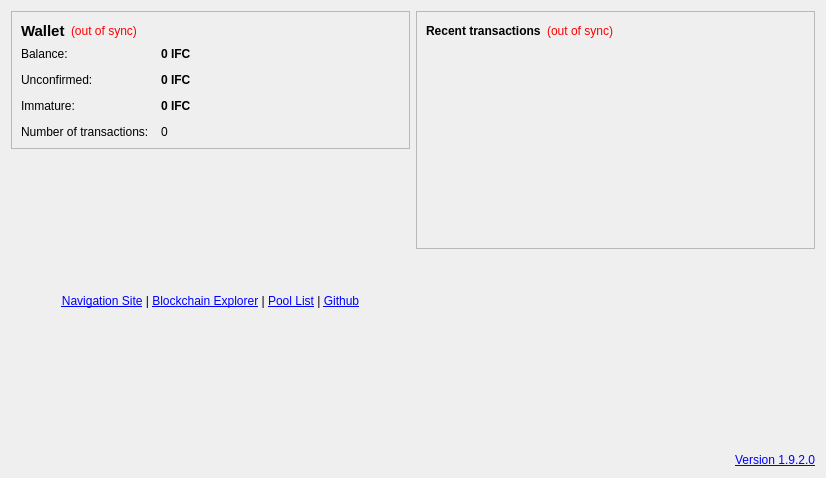
<?xml version="1.0" encoding="UTF-8"?>
<ui version="4.0">
 <class>OverviewPage</class>
 <widget class="QWidget" name="OverviewPage">
  <property name="geometry">
   <rect>
    <x>0</x>
    <y>0</y>
    <width>826</width>
    <height>478</height>
   </rect>
  </property>
  <property name="windowTitle">
   <string>Form</string>
  </property>
  <layout class="QHBoxLayout" name="horizontalLayout" stretch="1,1">
   <item>
    <layout class="QVBoxLayout" name="verticalLayout_2">
     <item>
      <widget class="QFrame" name="frame">
       <property name="frameShape">
        <enum>QFrame::StyledPanel</enum>
       </property>
       <property name="frameShadow">
        <enum>QFrame::Raised</enum>
       </property>
       <layout class="QVBoxLayout" name="verticalLayout_4">
        <item>
         <layout class="QHBoxLayout" name="horizontalLayout_4">
          <item>
           <widget class="QLabel" name="label_5">
            <property name="font">
             <font>
              <pointsize>11</pointsize>
              <weight>75</weight>
              <bold>true</bold>
             </font>
            </property>
            <property name="text">
             <string>Wallet</string>
            </property>
           </widget>
          </item>
          <item>
           <widget class="QLabel" name="labelWalletStatus">
            <property name="toolTip">
             <string>The displayed information may be out of date. Your wallet automatically synchronizes with the Infinitecoin network after a connection is established, but this process has not completed yet.</string>
            </property>
            <property name="styleSheet">
             <string notr="true">QLabel { color: red; }</string>
            </property>
            <property name="text">
             <string notr="true">(out of sync)</string>
            </property>
            <property name="alignment">
             <set>Qt::AlignLeading|Qt::AlignLeft|Qt::AlignVCenter</set>
            </property>
           </widget>
          </item>
          <item>
           <spacer name="horizontalSpacer_2">
            <property name="orientation">
             <enum>Qt::Horizontal</enum>
            </property>
            <property name="sizeHint" stdset="0">
             <size>
              <width>40</width>
              <height>20</height>
             </size>
            </property>
           </spacer>
          </item>
         </layout>
        </item>
        <item>
         <layout class="QFormLayout" name="formLayout_2">
          <property name="fieldGrowthPolicy">
           <enum>QFormLayout::AllNonFixedFieldsGrow</enum>
          </property>
          <property name="horizontalSpacing">
           <number>12</number>
          </property>
          <property name="verticalSpacing">
           <number>12</number>
          </property>
          <item row="0" column="0">
           <widget class="QLabel" name="label">
            <property name="text">
             <string>Balance:</string>
            </property>
           </widget>
          </item>
          <item row="0" column="1">
           <widget class="QLabel" name="labelBalance">
            <property name="font">
             <font>
              <weight>75</weight>
              <bold>true</bold>
             </font>
            </property>
            <property name="cursor">
             <cursorShape>IBeamCursor</cursorShape>
            </property>
            <property name="toolTip">
             <string>Your current balance</string>
            </property>
            <property name="text">
             <string notr="true">0 IFC</string>
            </property>
            <property name="textInteractionFlags">
             <set>Qt::LinksAccessibleByMouse|Qt::TextSelectableByKeyboard|Qt::TextSelectableByMouse</set>
            </property>
           </widget>
          </item>
          <item row="1" column="0">
           <widget class="QLabel" name="label_3">
            <property name="text">
             <string>Unconfirmed:</string>
            </property>
           </widget>
          </item>
          <item row="1" column="1">
           <widget class="QLabel" name="labelUnconfirmed">
            <property name="font">
             <font>
              <weight>75</weight>
              <bold>true</bold>
             </font>
            </property>
            <property name="cursor">
             <cursorShape>IBeamCursor</cursorShape>
            </property>
            <property name="toolTip">
             <string>Total of transactions that have yet to be confirmed, and do not yet count toward the current balance</string>
            </property>
            <property name="text">
             <string notr="true">0 IFC</string>
            </property>
            <property name="textInteractionFlags">
             <set>Qt::LinksAccessibleByMouse|Qt::TextSelectableByKeyboard|Qt::TextSelectableByMouse</set>
            </property>
           </widget>
          </item>
          <item row="2" column="0">
           <widget class="QLabel" name="labelImmatureText">
            <property name="text">
             <string>Immature:</string>
            </property>
           </widget>
          </item>
          <item row="2" column="1">
           <widget class="QLabel" name="labelImmature">
            <property name="font">
             <font>
              <weight>75</weight>
              <bold>true</bold>
             </font>
            </property>
            <property name="toolTip">
             <string>Mined balance that has not yet matured</string>
            </property>
            <property name="text">
             <string notr="true">0 IFC</string>
            </property>
            <property name="textInteractionFlags">
             <set>Qt::LinksAccessibleByMouse|Qt::TextSelectableByKeyboard|Qt::TextSelectableByMouse</set>
            </property>
           </widget>
          </item>
          <item row="3" column="0">
           <widget class="QLabel" name="label_2">
            <property name="text">
             <string>Number of transactions:</string>
            </property>
           </widget>
          </item>
          <item row="3" column="1">
           <widget class="QLabel" name="labelNumTransactions">
            <property name="toolTip">
             <string>Total number of transactions in wallet</string>
            </property>
            <property name="text">
             <string notr="true">0</string>
            </property>
           </widget>
          </item>
         </layout>
        </item>
       </layout>
      </widget>
     </item>
     <item>
      <spacer name="verticalSpacer">
       <property name="orientation">
        <enum>Qt::Vertical</enum>
       </property>
       <property name="sizeHint" stdset="0">
        <size>
         <width>20</width>
         <height>40</height>
        </size>
       </property>
      </spacer>
     </item>
     <item>
      <widget class="QLabel" name="label_7">
       <property name="minimumSize">
        <size>
         <width>0</width>
         <height>32</height>
        </size>
       </property>
       <property name="styleSheet">
        <string notr="true"/>
       </property>
       <property name="text">
        <string>&lt;html&gt;&lt;head/&gt;&lt;body&gt;&lt;p&gt;&lt;a href=&quot;http://www.ifc123.top/?r=ifc1910&quot;&gt;&lt;span style=&quot; text-decoration: underline; color:#0000ff;&quot;&gt;Navigation Site&lt;/span&gt;&lt;/a&gt; | &lt;a href=&quot;https://chainz.cryptoid.info/ifc/&quot;&gt;&lt;span style=&quot; text-decoration: underline; color:#0000ff;&quot;&gt;Blockchain Explorer&lt;/span&gt;&lt;/a&gt; | &lt;a href=&quot;https://www.ifc123.net/archives/147.html&quot;&gt;&lt;span style=&quot; text-decoration: underline; color:#0000ff;&quot;&gt;Pool List&lt;/span&gt;&lt;/a&gt; | &lt;a href=&quot;https://github.com/withu2018/infinitecoin&quot;&gt;&lt;span style=&quot; text-decoration: underline; color:#0000ff;&quot;&gt;Github&lt;/span&gt;&lt;/a&gt;&lt;/p&gt;&lt;/body&gt;&lt;/html&gt;</string>
       </property>
       <property name="alignment">
        <set>Qt::AlignCenter</set>
       </property>
       <property name="openExternalLinks">
        <bool>true</bool>
       </property>
       <property name="textInteractionFlags">
        <set>Qt::LinksAccessibleByKeyboard|Qt::LinksAccessibleByMouse</set>
       </property>
      </widget>
     </item>
     <item>
      <layout class="QHBoxLayout" name="horizontalLayout_3">
       <item>
        <widget class="QLabel" name="label_6">
         <property name="maximumSize">
          <size>
           <width>128</width>
           <height>128</height>
          </size>
         </property>
         <property name="text">
          <string/>
         </property>
         <property name="pixmap">
          <pixmap resource="../bitcoin.qrc">:/images/res/icons/bitcoin.png</pixmap>
         </property>
         <property name="scaledContents">
          <bool>true</bool>
         </property>
         <property name="alignment">
          <set>Qt::AlignCenter</set>
         </property>
         <property name="indent">
          <number>-1</number>
         </property>
        </widget>
       </item>
      </layout>
     </item>
     <item>
      <spacer name="verticalSpacer_3">
       <property name="orientation">
        <enum>Qt::Vertical</enum>
       </property>
       <property name="sizeHint" stdset="0">
        <size>
         <width>20</width>
         <height>40</height>
        </size>
       </property>
      </spacer>
     </item>
    </layout>
   </item>
   <item>
    <layout class="QVBoxLayout" name="verticalLayout_3">
     <item>
      <widget class="QFrame" name="frame_2">
       <property name="frameShape">
        <enum>QFrame::StyledPanel</enum>
       </property>
       <property name="frameShadow">
        <enum>QFrame::Raised</enum>
       </property>
       <layout class="QVBoxLayout" name="verticalLayout">
        <item>
         <layout class="QHBoxLayout" name="horizontalLayout_2">
          <item>
           <widget class="QLabel" name="label_4">
            <property name="text">
             <string>&lt;b&gt;Recent transactions&lt;/b&gt;</string>
            </property>
           </widget>
          </item>
          <item>
           <widget class="QLabel" name="labelTransactionsStatus">
            <property name="toolTip">
             <string>The displayed information may be out of date. Your wallet automatically synchronizes with the Infinitecoin network after a connection is established, but this process has not completed yet.</string>
            </property>
            <property name="styleSheet">
             <string notr="true">QLabel { color: red; }</string>
            </property>
            <property name="text">
             <string notr="true">(out of sync)</string>
            </property>
            <property name="alignment">
             <set>Qt::AlignRight|Qt::AlignTrailing|Qt::AlignVCenter</set>
            </property>
           </widget>
          </item>
          <item>
           <spacer name="horizontalSpacer">
            <property name="orientation">
             <enum>Qt::Horizontal</enum>
            </property>
            <property name="sizeHint" stdset="0">
             <size>
              <width>40</width>
              <height>20</height>
             </size>
            </property>
           </spacer>
          </item>
         </layout>
        </item>
        <item>
         <widget class="QListView" name="listTransactions">
          <property name="styleSheet">
           <string notr="true">QListView { background: transparent; }</string>
          </property>
          <property name="frameShape">
           <enum>QFrame::NoFrame</enum>
          </property>
          <property name="verticalScrollBarPolicy">
           <enum>Qt::ScrollBarAlwaysOff</enum>
          </property>
          <property name="horizontalScrollBarPolicy">
           <enum>Qt::ScrollBarAlwaysOff</enum>
          </property>
          <property name="selectionMode">
           <enum>QAbstractItemView::NoSelection</enum>
          </property>
         </widget>
        </item>
       </layout>
      </widget>
     </item>
     <item>
      <spacer name="verticalSpacer_2">
       <property name="orientation">
        <enum>Qt::Vertical</enum>
       </property>
       <property name="sizeHint" stdset="0">
        <size>
         <width>20</width>
         <height>40</height>
        </size>
       </property>
      </spacer>
     </item>
     <item>
      <widget class="QLabel" name="label_8">
       <property name="font">
        <font>
         <pointsize>9</pointsize>
         <weight>50</weight>
         <italic>false</italic>
         <bold>false</bold>
         <underline>false</underline>
         <strikeout>false</strikeout>
        </font>
       </property>
       <property name="cursor">
        <cursorShape>PointingHandCursor</cursorShape>
       </property>
       <property name="mouseTracking">
        <bool>true</bool>
       </property>
       <property name="styleSheet">
        <string notr="true"/>
       </property>
       <property name="text">
        <string>&lt;html&gt;&lt;head/&gt;&lt;body&gt;&lt;p&gt;&lt;a href=&quot;https://www.ifc123.net/archives/108.html&quot;&gt;&lt;span style=&quot; text-decoration: underline; color:#0000ff;&quot;&gt;Version 1.9.2.0&lt;/span&gt;&lt;/a&gt;&lt;/p&gt;&lt;/body&gt;&lt;/html&gt;</string>
       </property>
       <property name="alignment">
        <set>Qt::AlignRight|Qt::AlignTrailing|Qt::AlignVCenter</set>
       </property>
       <property name="openExternalLinks">
        <bool>true</bool>
       </property>
       <property name="textInteractionFlags">
        <set>Qt::LinksAccessibleByKeyboard|Qt::LinksAccessibleByMouse</set>
       </property>
      </widget>
     </item>
    </layout>
   </item>
  </layout>
 </widget>
 <resources>
  <include location="../bitcoin.qrc"/>
 </resources>
 <connections/>
</ui>
